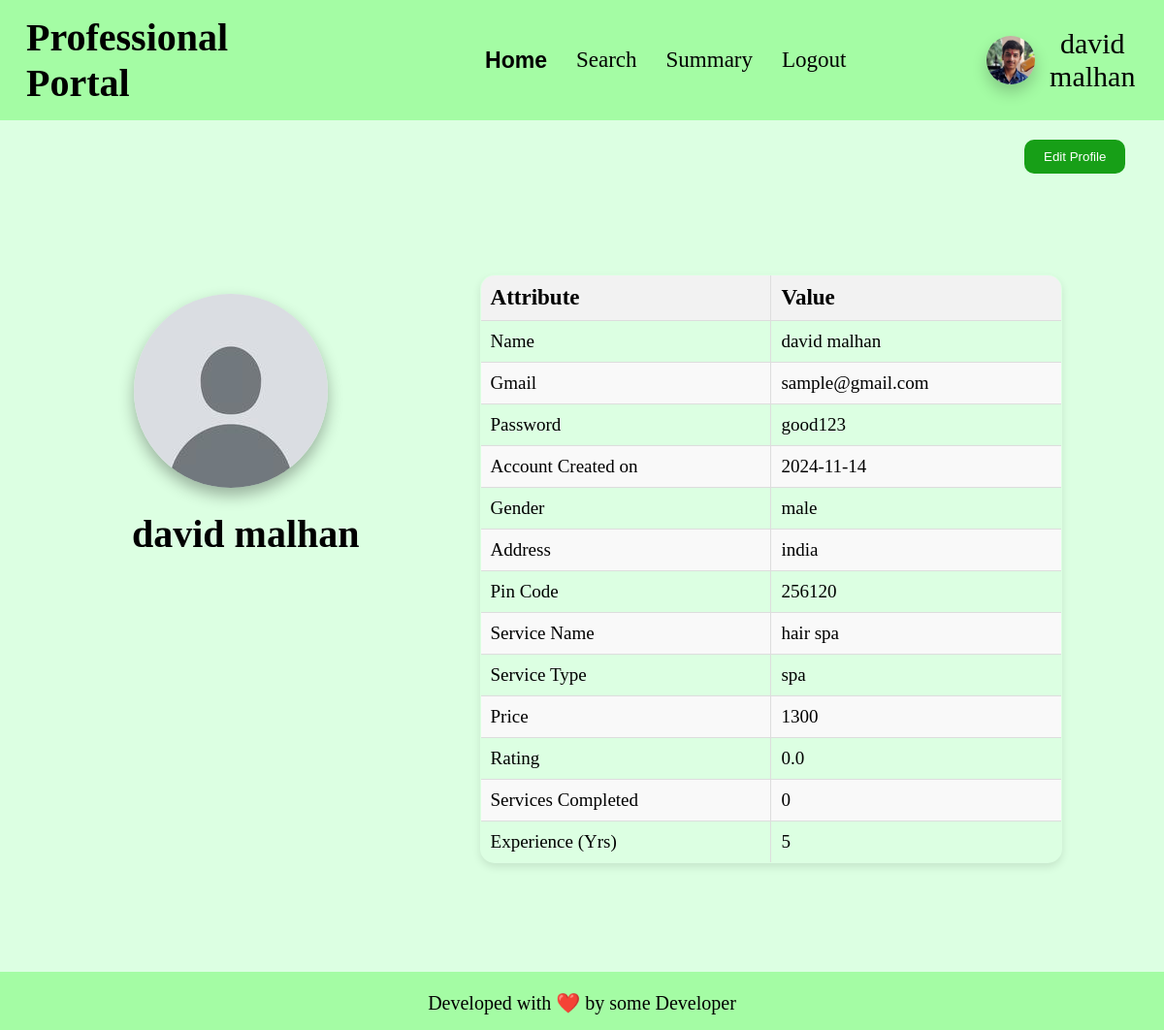
Screenshot of /professional_home/view_profile/1 with the database file from the repository.
### app.py (models this page shows)
class professional(db.Model):
    __tablename__ = "professional"
    id = db.Column(db.Integer, primary_key=True, autoincrement=True)
    email_id = db.Column(db.String, nullable=False)
    fullname = db.Column(db.String, nullable=False)
    password = db.Column(db.String, nullable=False)
    date_created = db.Column(db.Date, nullable=False)
    service_type_id = db.Column(db.Integer, db.ForeignKey('service.id'), nullable=False)
    experience = db.Column(db.Integer, nullable=False)
    gender = db.Column(db.String, nullable=False)
    address = db.Column(db.String, nullable=False)
    pin_code = db.Column(db.Integer, nullable=False)
    documents = db.Column(db.String, nullable=False)
    request = db.Column(db.Boolean, default=None)
    blocked = db.Column(db.Boolean, default=False)
    services_completed = db.Column(db.Integer, default = 0)
    rating = db.Column(db.Float, default = 0.0)
    price = db.Column(db.Integer, default = 0)
    service_type = db.relationship('service', back_populates='professionals')
    service_requests = db.relationship('service_request', backref='professional', cascade='all, delete-orphan')

class service(db.Model):
    __tablename__ = "service"
    id = db.Column(db.Integer, primary_key=True, autoincrement=True)
    name = db.Column(db.String, nullable=False)
    base_price = db.Column(db.Integer, nullable=False)
    time_required = db.Column(db.Integer, nullable=False)
    description = db.Column(db.String, nullable=False)
    status = db.Column(db.Boolean, default = False)
    type = db.Column(db.String, nullable=False)
    professionals = db.relationship('professional', back_populates='service_type')
    service_requests = db.relationship('service_request', backref='service', cascade='all, delete-orphan')

### app.py (the view)
@app.route('/professional_home/view_profile/<int:id>', methods=['GET', 'POST'])
def prof_view_profile(id):
    if request.method == 'GET':
        prof = professional.query.filter_by(id = id).first()
        if prof:
            if not prof.blocked:
                if not prof.request:
                    return render_template("prof_view_profile.html", professional = prof)
                else:
                    return redirect('/professional_login')
            else:
                return redirect('/professional_login')
        else:
            return redirect('/professional_login')
    elif request.method == 'POST':
        return f"form edited"

### templates/prof_view_profile.html (shortened to what this page needs)
<!DOCTYPE html>
<html lang="en">
<head>
    <link rel="stylesheet" href="/static/css/profile-block.css">
    <link rel="stylesheet" href="/static/css/basic.css">
    <link rel="stylesheet" href="/static/css/table-styling.css">
</head>
<body>
    <header>
        <h1>Professional Portal</h1>
        <ul>
            <li><a class="active" href="/professional_home/{{professional.id}}">Home</a></li>
            <li><a href="/professional_search/{{professional.id}}">Search</a></li>
            <li><a href="/professional_summary/{{professional.id}}">Summary</a></li>
            <li><a href="/professional_logout/{{professional.id}}">Logout</a></li>
        </ul>
        <div id="user-info">
            <img id="user-pic" src="/static/anant-pic.jpg" alt="Profile Picture">
            <div>{{professional.fullname}}</div>
        </div>
    </header>
    <button id="edit_profile_button" onclick="gotoroute('/professional_home/edit_profile/{{professional.id}}')">Edit Profile</button>
    <div id="box">
        <div id="box1">
            <img id="user-pic" src="/static/default_user_pic.png" alt="Profile Picture">
            <h2 style="font-size: 40px;">{{professional.fullname}}</h2>
        </div>
        <div id="box2">
            <div class="tables">
                <table class="styled-table">
                    <thead>
                        <tr>
                            <th>Attribute</th>
                            <th>Value</th>
                        </tr>
                    </thead>
                    <tbody>
                        <tr>
                            <td>Name</td>
                            <td>{{professional.fullname}}</td>
                        </tr>
                        <tr>
                            <td>Gmail</td>
                            <td>{{professional.email_id}}</td>
                        </tr>
                        <tr>
                            <td>Password</td>
                            <td>{{professional.password}}</td>
                        </tr>
                        <tr>
                            <td>Account Created on</td>
                            <td>{{professional.date_created}}</td>
                        </tr>
                        <tr>
                            <td>Gender</td>
                            <td>{{professional.gender}}</td>
                        </tr>
                        <tr>
                            <td>Address</td>
                            <td>{{professional.address}}</td>
                        </tr>
                        <tr>
                            <td>Pin Code</td>
                            <td>{{professional.pin_code}}</td>
                        </tr>
                        <tr>
                            <td>Service Name</td>
                            <td>{{professional.service_type.name}}</td>
                        </tr>
                        <tr>
                            <td>Service Type</td>
                            <td>{{professional.service_type.type}}</td>
                        </tr>
                        <tr>
                            <td>Price</td>
                            <td>{{professional.price}}</td>
                        </tr>
                        <tr>
                            <td>Rating</td>
                            <td>{{professional.rating}}</td>
                        </tr>
                        <tr>
                            <td>Services Completed</td>
                            <td>{{professional.services_completed}}</td>
                        </tr>
                        <tr>
                            <td>Experience (Yrs)</td>
                            <td>{{professional.experience}}</td>
                        </tr>
                    </tbody>
                </table>
            </div>
        </div>
    </div>
    <br>
    <footer>
        <p>
            Developed with ❤️ by some Developer
        </p>
    </footer>
</body>
</html>

### static/css/profile-block.css (style rules this page uses)
#user-info { margin-left: 10vw; width: 19vw; display: flex; flex-direction: row; align-items: center; justify-content: space-evenly; }
#user-info img { min-width: 50px; min-height: 50px; max-width: 55px; max-height: 55px; border-radius: 50px; box-shadow: 0 8px 16px rgba(0, 0, 0, 0.2); }
#user-info div { font-size: 30px; text-align: center; }

### static/css/basic.css (style rules this page uses)
* { padding: 0; margin: 0; }
body { background-color: rgb(220, 255, 226); align-items: center; text-align: left; }
header { align-items: center; display: flex; padding: 15px; background-color: rgb(164, 252, 164); }
ul { display: flex; list-style-type: none; padding: 0; margin: 0; }
ul li { padding-inline: 15px; }
ul li a { font-size: 23px; text-decoration: none; color: black; }
.active { font-family: 'Franklin Gothic Medium', 'Arial Narrow', Arial, sans-serif; font-weight: bold; }

### static/css/table-styling.css (style rules this page uses)
.tables { margin-left: 20px; text-align: center; align-items: center; justify-content: center; width: 60vw; border-radius: 25px; padding: 20px; }
.styled-table { width: 100%; border: 1px solid black; }
.styled-table th { font-size: 20px; }
.styled-table th, .styled-table td { padding: 10px; border: 1px solid #ddd; text-align: left; }
.styled-table th { background-color: #f2f2f2; }
.styled-table tr:nth-child(even) { background-color: #f9f9f9; }

### templates/prof_view_profile.html (style rules this page uses)
h1 { margin-right: 17.1vw; margin-left: 1vw; font-size: 40px; }
#edit_profile_button { padding: 10px 20px; background-color: rgb(23, 159, 23); color: white; border: none; border-radius: 10px; cursor: pointer; margin-left: 88vw; margin-top: 20px; }
#box { margin-top: 8vh; display: flex; gap: 7vw; margin-left: 8vw; }
#box1 { margin-top: 60px; align-items: center; text-align: center; justify-content: center; }
#user-pic { min-width: 200px; min-height: 200px; max-width: 210px; max-height: 210px; border-radius: 100px; margin-left: 10px; box-shadow: 0 8px 16px rgba(0, 0, 0, 0.3); }
h2 { margin-top: 20px; margin-left: 40px; margin-bottom: 10px; font-size: 30px; }
.tables { margin-left: 20px; text-align: center; align-items: center; justify-content: center; width: 50vw; height: 20vh; border-radius: 25px; padding: 20px; }
table { border-collapse: separate; border-spacing: 0; width: 100%; max-width: 600px; margin: 20px auto; box-shadow: 0 4px 8px rgba(0, 0, 0, 0.1); border-radius: 15px; overflow: hidden; }
.styled-table { width: 100%; border-collapse: collapse; font-size: 19px; }
.styled-table th { font-size: 23px; }
.styled-table th, .styled-table td { padding: 10px; border: 1px solid #ddd; text-align: left; }
.styled-table th { background-color: #f2f2f2; font-size: 23px; }
.styled-table tr:nth-child(even) { background-color: #f9f9f9; }
footer { align-items: center; text-align: center; background-color: rgb(164, 252, 164); height: 60px; margin-top: 50vh; }
footer p { margin: auto; padding-top: 20px; font-size: 20px; }

### rows the page displays
professional: fullname "david malhan", email_id "sample@gmail.com", password "good123", date_created "2024-11-14", gender "male", address "india", pin_code "256120", price "1300", rating "0.0", services_completed "0", experience "5"
service: service_type.name "hair spa", service_type.type "spa"
